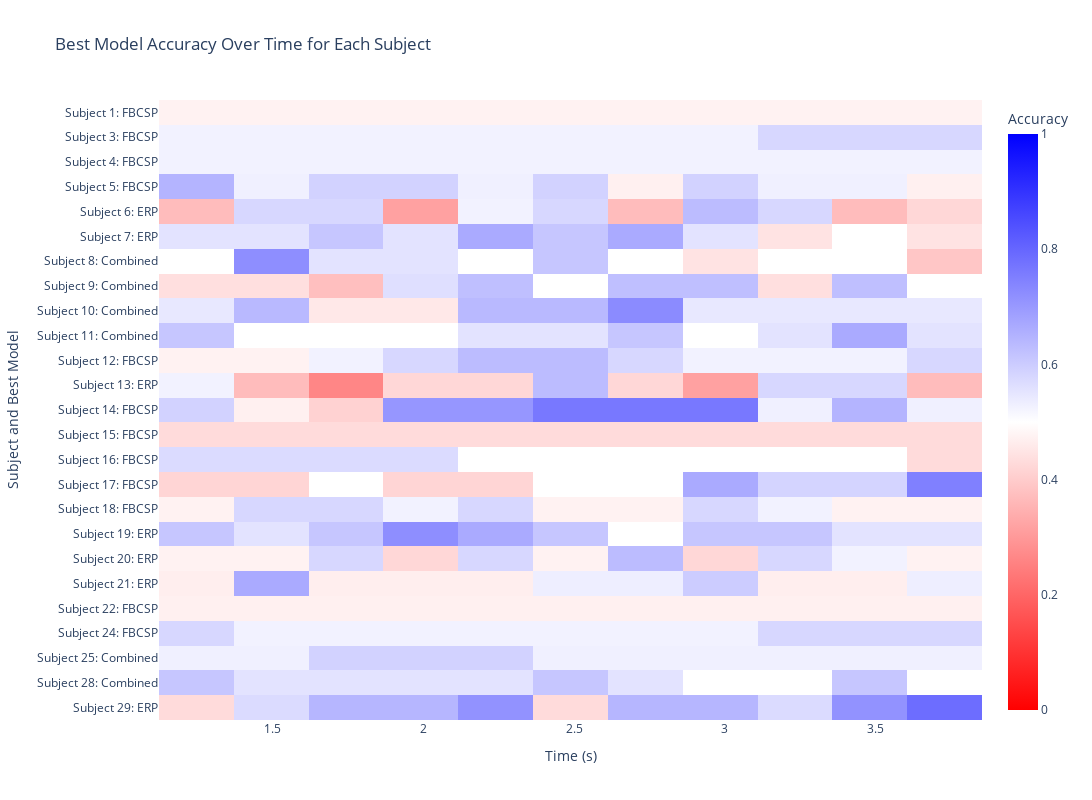

Source (notebook cell):
### Code cell
import pandas as pd
import plotly.graph_objects as go
import numpy as np
import warnings

# Suppress the UserWarning from Plotly
warnings.filterwarnings('ignore', category=UserWarning, module='plotly.graph_objects')

# Prepare data for plotting
plot_data = {}
for subject, results in all_online_MI_results.items():
    if not results:
        continue
    
    # Calculate mean accuracy for each model across all time points
    fbcsp_mean = np.mean(results['fbcsp_accuracies'])
    erp_mean = np.mean(results['erp_accuracies'])
    combined_mean = np.mean(results['combined_accuracies'])
    
    # Find the best model based on mean accuracy
    means = {'FBCSP': fbcsp_mean, 'ERP': erp_mean, 'Combined': combined_mean}
    best_model_name = max(means, key=means.get)
    
    # Store the accuracies of the best model and the model name
    plot_data[subject] = {
        'model_name': best_model_name,
        'accuracies': results[f'{best_model_name.lower()}_accuracies']
    }

# Create a DataFrame for easy plotting
x_times = all_online_MI_results['1']['times']
y_subjects = []
z_accuracies = []
custom_data = []

for subject, data in plot_data.items():
    y_subjects.append(f"Subject {subject}: {data['model_name']}")
    z_accuracies.append(data['accuracies'])

# Create the heatmap
fig = go.Figure(data=go.Heatmap(
    x=x_times,
    y=y_subjects,
    z=z_accuracies,
    colorscale=[[0.0, 'red'], [0.5, 'white'], [1.0, 'blue']],
    zmin=0,
    zmax=1,
    colorbar=dict(title="Accuracy")
))

# Set layout titles and labels
fig.update_layout(
    height=800,
    width=1200,
    title='Best Model Accuracy Over Time for Each Subject',
    xaxis_title='Time (s)',
    yaxis_title='Subject and Best Model',
    yaxis_autorange='reversed',
    xaxis_tickmode='linear',
    xaxis_dtick=0.5
)

fig.show()

### Figure 1 — Plotly figure (JSON) as saved in the notebook; plotly's stock layout.template omitted (floating-point values rounded to 4 significant figures; data arrays with more than 128 entries replaced by an {"elided": "..."} marker saying what was removed)
{"data": [{"colorbar": {"title": {"text": "Accuracy"}}, "colorscale": [[0, "red"], [0.5, "white"], [1, "blue"]], "type": "heatmap", "x": [1.248, 1.496, 1.744, 1.992, 2.24, 2.488, 2.736, 2.984, 3.232, 3.48, 3.728], "y": ["Subject 1: FBCSP", "Subject 3: FBCSP", "Subject 4: FBCSP", "Subject 5: FBCSP", "Subject 6: ERP", "Subject 7: ERP", "Subject 8: Combined", "Subject 9: Combined", "Subject 10: Combined", "Subject 11: Combined", "Subject 12: FBCSP", "Subject 13: ERP", "Subject 14: FBCSP", "Subject 15: FBCSP", "Subject 16: FBCSP", "Subject 17: FBCSP", "Subject 18: FBCSP", "Subject 19: ERP", "Subject 20: ERP", "Subject 21: ERP", "Subject 22: FBCSP", "Subject 24: FBCSP", "Subject 25: Combined", "Subject 28: Combined", "Subject 29: ERP"], "z": {"elided": "25x11 float values"}, "zmax": 1, "zmin": 0}], "layout": {"height": 800, "title": {"text": "Best Model Accuracy Over Time for Each Subject"}, "width": 1200, "xaxis": {"dtick": 0.5, "tickmode": "linear", "title": {"text": "Time (s)"}}, "yaxis": {"autorange": "reversed", "title": {"text": "Subject and Best Model"}}}}
